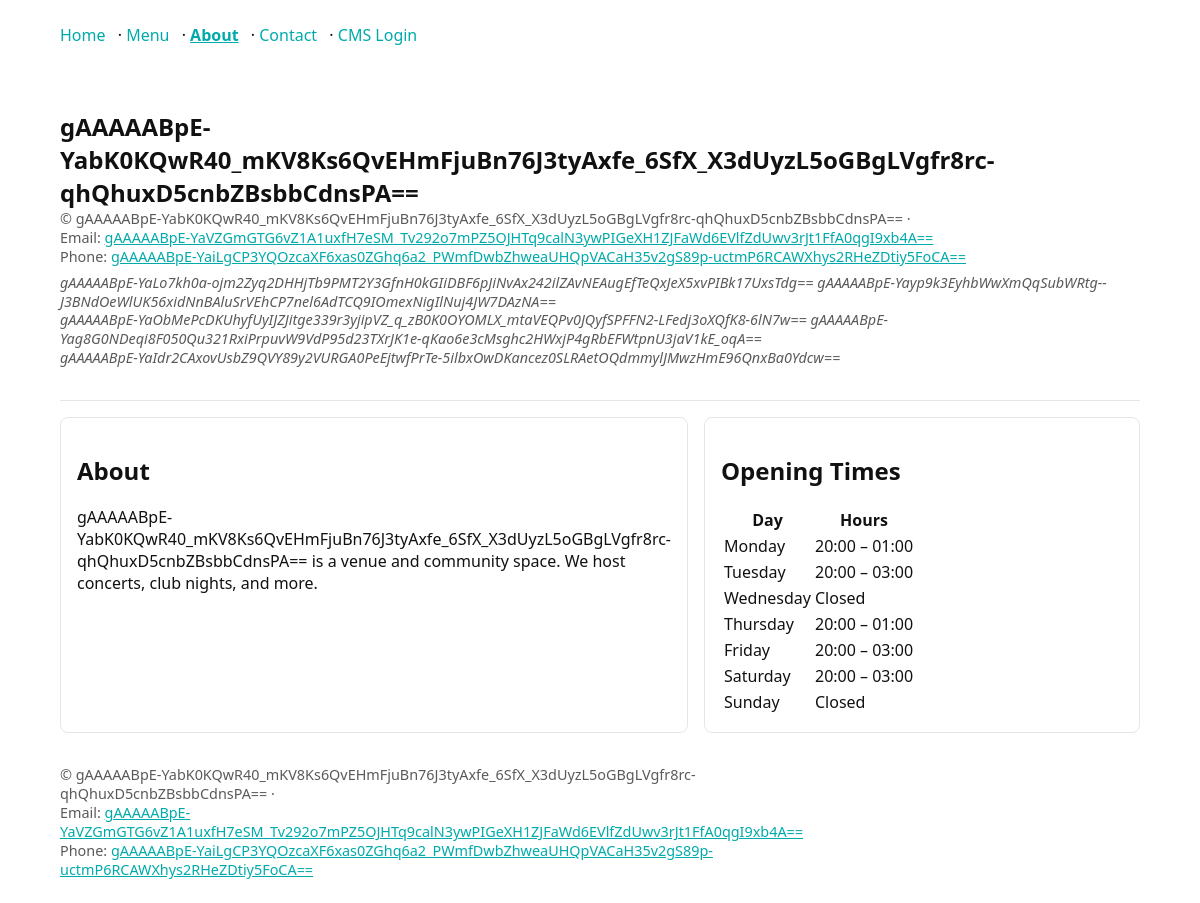
The page /about/ on the database its author committed.
### app/pages/models.py (models this page shows, shortened)
class Page(models.Model):
    class Status(models.TextChoices):
        DRAFT = "draft", "Draft"
        REVIEW = "review", "Needs review"
        PUBLISHED = "published", "Published"
    title = models.CharField(max_length=200)
    slug = models.SlugField(max_length=200, unique=True)
    summary = models.TextField(blank=True)
    body = RichTextUploadingField(blank=True)
    blocks = models.JSONField(
        default=list,
        blank=True,
        help_text="Structured block data used by the visual page builder.",
    )
    status = models.CharField(max_length=15, choices=Status.choices, default=Status.DRAFT)
    is_visible = models.BooleanField(
        default=True,
        help_text="If disabled the page stays in drafts and is hidden from navigation.",
    )
    show_in_navigation = models.BooleanField(
        default=True,
        help_text="Show in public navigation if the page is published and visible.",
    )
    navigation_order = models.PositiveIntegerField(default=0)
    hero_image = models.ImageField(upload_to="pages/heroes/", blank=True, null=True)
    published_at = models.DateTimeField(blank=True, null=True)
    created_at = models.DateTimeField(auto_now_add=True)
    updated_at = models.DateTimeField(auto_now=True)
    created_by = models.ForeignKey(
        settings.AUTH_USER_MODEL,
        related_name="pages_created",
        on_delete=models.SET_NULL,
        blank=True,
        null=True,
    )
    updated_by = models.ForeignKey(
        settings.AUTH_USER_MODEL,
        related_name="pages_updated",
        on_delete=models.SET_NULL,
        blank=True,
        null=True,
    )
    objects = PageQuerySet.as_manager()
    class Meta:
        ordering = ("navigation_order", "title")
    def get_absolute_url(self):
        from django.urls import reverse
        return reverse("public:page-detail", kwargs={"slug": self.slug})

### app/setup/models.py (models this page shows, shortened)
class SiteSettings(models.Model):
    class Mode(models.TextChoices):
        VENUE = "VENUE", _("Venue / Club")
        BAND = "BAND", _("Band / Artist")
        PERSON = "PERSON", _("Person / Blog")
    mode = models.CharField(max_length=10, choices=Mode.choices, default=Mode.VENUE)
    org_name = EncryptedCharField(max_length=200, blank=True)
    logo = models.ImageField(upload_to="logos/", blank=True, null=True)
    address_street = EncryptedCharField(max_length=200, blank=True)
    address_number = EncryptedCharField(max_length=20, blank=True)
    address_postal_code = EncryptedCharField(max_length=20, blank=True)
    address_city = EncryptedCharField(max_length=120, blank=True)
    address_country = EncryptedCharField(max_length=120, blank=True)
    address_autocomplete = models.BooleanField(
        default=False,
        help_text=_("Enable address autocomplete (requires JS integration)."),
    )
    contact_email = EncryptedEmailField(blank=True)
    contact_phone = EncryptedCharField(max_length=64, blank=True)
    website_url = models.URLField(blank=True)
    social_facebook = models.URLField(blank=True)
    social_instagram = models.URLField(blank=True)
    social_twitter = models.URLField(blank=True, help_text=_("X / Twitter URL"))
    social_tiktok = models.URLField(blank=True)
    social_youtube = models.URLField(blank=True)
    social_spotify = models.URLField(blank=True)
    social_soundcloud = models.URLField(blank=True)
    social_bandcamp = models.URLField(blank=True)
    social_linkedin = models.URLField(blank=True)
    social_mastodon = models.URLField(blank=True)
    same_as = EncryptedTextField(blank=True, help_text=_("schema.org sameAs: one URL per line"))
    geo_lat = models.DecimalField(
        max_digits=9, decimal_places=6, null=True, blank=True, help_text=_("Latitude")
    )
    geo_lng = models.DecimalField(
        max_digits=9, decimal_places=6, null=True, blank=True, help_text=_("Longitude")
    )
    price_range = models.CharField(max_length=20, blank=True, help_text=_("e.g., $, $$, $$$"))
    default_currency = models.CharField(
        max_length=8, default="EUR", help_text=_("Currency code (suggested list + free text)")
    )
    membership_enabled = models.BooleanField(default=False)
    membership_hint = models.CharField(
        max_length=200, blank=True, help_text=_("Short label shown next to money icon.")
    )
    required_pages = models.TextField(
        blank=True, help_text=_("One page title per line (created if app.pages.Page exists).")
    )
    created_at = models.DateTimeField(auto_now_add=True)
    updated_at = models.DateTimeField(auto_now=True)
    smoking_allowed = models.BooleanField(null=True, blank=True)
    pets_allowed_text = models.CharField(max_length=120, blank=True)
    typical_age_range = models.CharField(max_length=20, blank=True)
    acc_step_free = models.BooleanField(default=False)
    acc_wheelchair = models.BooleanField(default=False)
    acc_accessible_wc = models.BooleanField(default=False)
    acc_visual_aid = models.BooleanField(default=False)
    acc_service_animals = models.BooleanField(default=False)
    accessibility_summary = models.TextField(blank=True)
    lgbtq_friendly = models.BooleanField(default=False)
    minors_policy_note = models.CharField(max_length=200, blank=True)
    maximum_attendee_capacity = models.PositiveIntegerField(null=True, blank=True)
    awareness_team_available = models.BooleanField(default=False)
    awareness_contact = EncryptedCharField(
        max_length=200,
        blank=True,
        help_text=_("Phone, email, URL, or a short instruction (free text)."),
    )
    publish_opening_times = models.BooleanField(
        default=False,
        verbose_name="Show opening times on public pages",
        help_text="If checked, opening times will be rendered on public pages."
    )
    @classmethod
    def get_solo(cls):
        obj, _ = cls.objects.get_or_create(id=1)
        return obj

class OpeningHour(models.Model):
    settings = models.ForeignKey(SiteSettings, on_delete=models.CASCADE, related_name="hours")
    weekday = models.IntegerField(
        choices=[(i, d) for i, d in enumerate(["Mon", "Tue", "Wed", "Thu", "Fri", "Sat", "Sun"])],
        default=0,
    )
    closed = models.BooleanField(default=False)
    open_time = models.TimeField(null=True, blank=True)
    close_time = models.TimeField(null=True, blank=True)
    class Meta:
        unique_together = ("settings", "weekday")

### app/pages/views_public.py (the view)
def about(request):
    return render(request, "public/about.html", {})

### app/core/context_processors.py (called while the page is built, shortened)
def sitecfg(request):
    return {"sitecfg": get_config()}

def inbox_status(request):
    u = getattr(request, "user", None)
    has_unread = False
    return {"has_unread_messages": has_unread}

### app/core/encryption.py (called while the page is built)
    def from_db_value(self, value, expression, connection):  # noqa: D401
        if value in self.empty_values:
            return value
        try:
            return super().from_db_value(value, expression, connection)
        except Exception:  # pragma: no cover - best-effort guard
            return value

### app/core/site_config.py (called while the page is built)
def get_config():
    try:
        CONFIG_DIR.mkdir(parents=True, exist_ok=True)
        if not CONFIG_FILE.exists():
            CONFIG_FILE.write_text(json.dumps(DEFAULTS, indent=2), encoding="utf-8")
        data = json.loads(CONFIG_FILE.read_text(encoding="utf-8"))
        merged = DEFAULTS.copy()
        merged.update({k: v for k, v in data.items() if k in DEFAULTS})
        ff = merged["feature_flags"]
        ff.update(data.get("feature_flags", {}))
        merged["feature_flags"] = ff
        return merged
    except Exception:
        return DEFAULTS

### app/pages/navigation.py (called while the page is built)
def _parse_required_lines(lines: Iterable[str]) -> List[Tuple[str, str]]:
    parsed: List[Tuple[str, str]] = []
    seen: set[str] = set()
    for raw in lines:
        if not raw:
            continue
        slug = ""
        title = ""
        if "|" in raw:
            slug_part, title_part = raw.split("|", 1)
            slug = slugify(slug_part.strip()) if slug_part.strip() else ""
            title = title_part.strip() or slug
        else:
            title = raw.strip()
            slug = slugify(title)
        slug = slug or "page"
        title = title or slug
        if slug in seen:
            continue
        seen.add(slug)
        parsed.append((slug, title))
    return parsed

def ensure_pages_from_settings(settings_obj: Optional[SiteSettings] = None) -> None:
    if settings_obj is None:
        settings_obj = SiteSettings.get_solo()
    raw_lines = [
        line.strip()
        for line in (settings_obj.required_pages or "").splitlines()
        if line.strip()
    ]
    parsed = _parse_required_lines(raw_lines)
    for order, (slug, title) in enumerate(parsed):
        Page.objects.get_or_create(
            slug=slug,
            defaults={
                "title": title,
                "status": Page.Status.PUBLISHED,
                "is_visible": True,
                "show_in_navigation": True,
                "navigation_order": order,
            },
        )

### app/templates/public/about.html (shortened to what this page needs)
{% extends "public/base_public.html" %}
{% block content %}
<div class="grid grid-2">
  <div class="card">
    <h2>About</h2>
    <p>
      {% if site_settings.mode == 'VENUE' %}
        {{ site_settings.org_name }} is a venue and community space. We host concerts, club nights, and more.
      {% elif site_settings.mode == 'BAND' %}
        {{ site_settings.org_name }} is a band/artist project. Welcome to our official site.
      {% else %}
        This is a personal site and blog.
      {% endif %}
    </p>
  </div>
  {% if site_settings.mode == 'VENUE' and site_settings.hours.all and site_settings.publish_opening_times %}
  <div class="card">
    <h2>Opening Times</h2>
    <table class="table">
      <thead>
        <tr><th>Day</th><th>Hours</th></tr>
      </thead>
      <tbody>
        {% for h in site_settings.hours.all %}
          <tr>
            <td>
              {% with wd=h.weekday %}
                {% if wd == 0 %}Monday
                {% elif wd == 1 %}Tuesday
                {% elif wd == 2 %}Wednesday
                {% elif wd == 3 %}Thursday
                {% elif wd == 4 %}Friday
                {% elif wd == 5 %}Saturday
                {% else %}Sunday
                {% endif %}
              {% endwith %}
            </td>
            <td>
              {% if h.closed %}
                Closed
              {% elif h.open_time and h.close_time %}
                {{ h.open_time|time:"H:i" }} – {{ h.close_time|time:"H:i" }}
              {% elif h.open_time %}
                From {{ h.open_time|time:"H:i" }}
              {% elif h.close_time %}
                Until {{ h.close_time|time:"H:i" }}
              {% else %}
                —
              {% endif %}
            </td>
          </tr>
        {% endfor %}
      </tbody>
    </table>
  </div>
  {% endif %}
</div>
{% endblock %}

### app/templates/public/base_public.html (shortened to what this page needs)
{% load static %}
<!doctype html>
<html lang="en">
<head>
  <link rel="stylesheet" href="{% static 'publicthemes/themes/classic.css' %}">
</head>
<body>
  <header class="wrap">
    <nav>
      {% for p in public_pages %}
        <a href="{{ p.url }}" class="{% if request.path == p.url %}active{% endif %}">{{ p.title }}</a>{% if not forloop.last %} · {% endif %}
      {% empty %}
        <a href="/" class="{% if request.path == '/' %}active{% endif %}">Home</a>
      {% endfor %}
      · <a href="/accounts/login/">CMS Login</a>
    </nav>
  </header>
  <main class="wrap">
    <section class="hero">
      <h1 style="margin:0">{{ site_settings.org_name|default:"Your Place" }}</h1>
    <div class="muted">
      © {{ site_settings.org_name|default:"Bar OS Starter" }} · {{ now|date:"Y" }}
      <br>
      {% if site_settings.contact_email %}Email: <a href="mailto:{{ site_settings.contact_email }}">{{ site_settings.contact_email }}</a>{% endif %}
      {% if site_settings.contact_phone %}<br>Phone: <a href="tel:{{ site_settings.contact_phone }}">{{ site_settings.contact_phone }}</a>{% endif %}
      {% include "public/includes/address.html" %}
    </div>
    </section>
    {% block content %}{% endblock %}
  </main>
  <footer class="wrap">
    <div class="grid grid-2">
      <div class="muted">
      © {{ site_settings.org_name|default:"Bar OS Starter" }} · {{ ""|date:"Y" }}
        <br>
        {% if site_settings.contact_email %}Email: <a href="mailto:{{ site_settings.contact_email }}">{{ site_settings.contact_email }}</a>{% endif %}
        {% if site_settings.contact_phone %}<br>Phone: <a href="tel:{{ site_settings.contact_phone }}">{{ site_settings.contact_phone }}</a>{% endif %}
      </div>
      <div style="text-align:right">
      </div>
    </div>
  </footer>
</body>
</html>

### app/templates/public/includes/address.html (shortened to what this page needs)
{% if site_address_has_any %}
  <address class="muted" style="margin-top:.5rem; line-height:1.3;">
    {% if site_address_line1 %}<div>{{ site_address_line1 }}</div>{% endif %}
    {% if site_address_line2 %}<div>{{ site_address_line2 }}</div>{% endif %}
    {% if site_address_line3 %}<div>{{ site_address_line3 }}</div>{% endif %}
  </address>
{% endif %}

### app/static/publicthemes/themes/classic.css (style rules this page uses)
:root { --bg:#ffffff;--fg:#111;--brand:#0aa;--border:#ddd;--card:#fff; }
body { background:var(--bg);color:var(--fg);font-family:system-ui,Segoe UI,Roboto,Inter,sans-serif; }
main { padding:2rem; }
a { color:var(--brand); }

### app/templates/public/base_public.html (style rules this page uses)
.wrap { max-width:1080px;margin:0 auto;padding:1rem }
header,footer { padding:.75rem 0 }
nav a { margin-right:.5rem;text-decoration:none }
nav a.active { font-weight:700;text-decoration:underline }
.hero { padding:2rem 0;border-bottom:1px solid rgba(0,0,0,.1);margin-bottom:1rem }
.grid { display:grid;gap:1rem }
.grid-2 { grid-template-columns: 1fr 1fr }
.card { border:1px solid rgba(0,0,0,.1);border-radius:.5rem;padding:1rem }
.muted { color:rgba(0,0,0,.65);font-size:.9rem }

### rows shown on the page
Page: title "Home"
Page: title "Menu"
Page: title "About"
Page: title "Contact"
SiteSettings: org_name "gAAAAABpE-YabK0KQwR40_mKV8Ks6QvEHmFjuBn76J3tyAxfe_6SfX_X3dUyzL5oGBgLVgfr8rc-qhQhuxD5cnbZBsbbCdnsPA==", contact_email "gAAAAABpE-YaVZGmGTG6vZ1A1uxfH7eSM_Tv292o7mPZ5OJHTq9calN3ywPIGeXH1ZJFaWd6EVlfZdUwv3rJt1FfA0qgI9xb4A==", contact_phone "gAAAAABpE-YaiLgCP3YQOzcaXF6xas0ZGhq6a2_PWmfDwbZhweaUHQpVACaH35v2gS89p-uctmP6RCAWXhys2RHeZDtiy5FoCA==", address_country "gAAAAABpE-YaIdr2CAxovUsbZ9QVY89y2VURGA0PeEjtwfPrTe-5ilbxOwDKancez0SLRAetOQdmmylJMwzHmE96QnxBa0Ydcw=="
OpeningHour: shows "Monday", open_time "20:00", close_time "01:00"
OpeningHour: shows "Tuesday", open_time "20:00", close_time "03:00"
OpeningHour: shows "Wednesday", closed "Closed"
OpeningHour: shows "Thursday", open_time "20:00", close_time "01:00"
OpeningHour: shows "Friday", open_time "20:00", close_time "03:00"
OpeningHour: shows "Saturday", open_time "20:00", close_time "03:00"
OpeningHour: shows "Sunday", closed "Closed"
